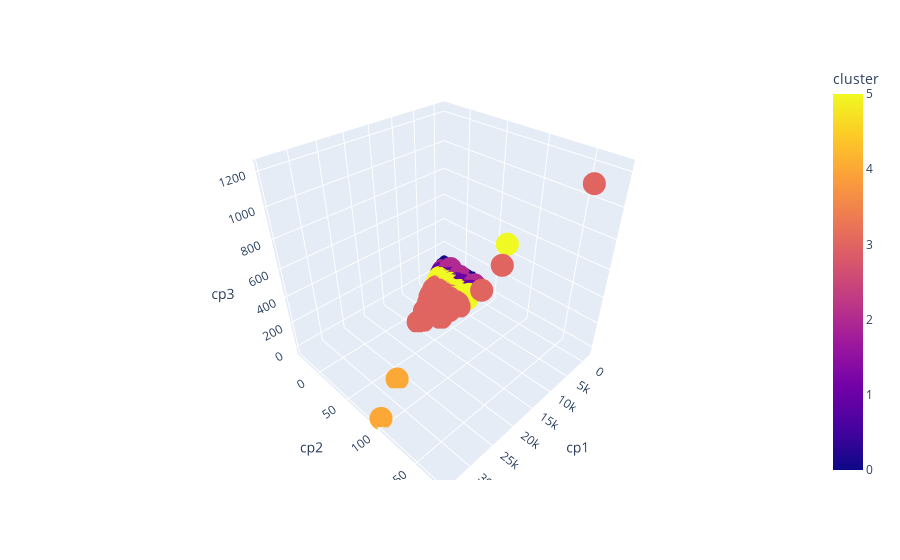

Source (notebook cell):
### Code cell
import plotly.express as px
df_pca['cluster'] = df['cluster']
print(df_pca)
fig = px.scatter_3d(df_pca, x='cp1', y='cp2', z='cp3',
              color='cluster')
fig.show()

### Figure 1 — Plotly figure (JSON) as saved in the notebook; plotly's stock layout.template omitted (floating-point values rounded to 4 significant figures; data arrays with more than 128 entries replaced by an {"elided": "..."} marker saying what was removed)
{"data": [{"hovertemplate": "cp1=%{x}<br>cp2=%{y}<br>cp3=%{z}<br>cluster=%{marker.color}<extra></extra>", "legendgroup": "", "marker": {"color": {"elided": "20640 int values"}, "coloraxis": "coloraxis", "symbol": "circle"}, "mode": "markers", "name": "", "scene": "scene", "showlegend": false, "type": "scatter3d", "x": {"elided": "20640 float values"}, "y": {"elided": "20640 float values"}, "z": {"elided": "20640 float values"}}], "layout": {"coloraxis": {"colorbar": {"title": {"text": "cluster"}}, "colorscale": [[0, "#0d0887"], [0.1111, "#46039f"], [0.2222, "#7201a8"], [0.3333, "#9c179e"], [0.4444, "#bd3786"], [0.5556, "#d8576b"], [0.6667, "#ed7953"], [0.7778, "#fb9f3a"], [0.8889, "#fdca26"], [1, "#f0f921"]]}, "legend": {"tracegroupgap": 0}, "margin": {"t": 60}, "scene": {"domain": {"x": [0, 1], "y": [0, 1]}, "xaxis": {"title": {"text": "cp1"}}, "yaxis": {"title": {"text": "cp2"}}, "zaxis": {"title": {"text": "cp3"}}}}}
